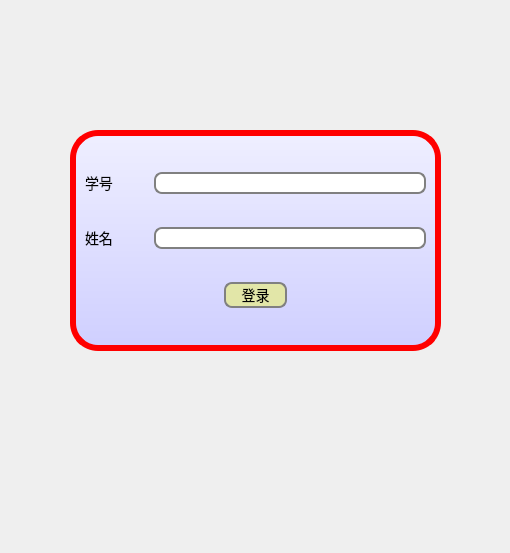
<?xml version="1.0" encoding="UTF-8"?>
<ui version="4.0">
 <class>Widget</class>
 <widget class="QWidget" name="Widget">
  <property name="geometry">
   <rect>
    <x>0</x>
    <y>0</y>
    <width>510</width>
    <height>553</height>
   </rect>
  </property>
  <property name="windowTitle">
   <string>Widget</string>
  </property>
  <property name="styleSheet">
   <string notr="true">*{
font-size:14px;
color:black;
font-family:&quot;微软雅黑&quot;;
}
QLineEdit {
border: 2px solid gray;
border-radius: 8px;
}
QPushButton {
background:rgb(226,230,168);
color:black;	
border: 2px solid gray;
border-radius: 8px; 
}
QFrame { 
background: QLinearGradient(x1:0, y1:0, x2:0, y2:1, stop:0 #efefff, stop:1 #cfcfff);
border: 6px solid red;
border-radius: 28px;
}
QLabel{
border: 0px;
background:transparent;
}
</string>
  </property>
  <widget class="QFrame" name="frame">
   <property name="geometry">
    <rect>
     <x>70</x>
     <y>130</y>
     <width>371</width>
     <height>221</height>
    </rect>
   </property>
   <property name="frameShape">
    <enum>QFrame::StyledPanel</enum>
   </property>
   <property name="frameShadow">
    <enum>QFrame::Raised</enum>
   </property>
   <layout class="QGridLayout" name="gridLayout">
    <item row="1" column="1" colspan="4">
     <widget class="QLineEdit" name="lineEdit_2"/>
    </item>
    <item row="0" column="1" colspan="4">
     <widget class="QLineEdit" name="lineEdit"/>
    </item>
    <item row="1" column="0">
     <widget class="QLabel" name="label_2">
      <property name="text">
       <string>姓名</string>
      </property>
     </widget>
    </item>
    <item row="0" column="0">
     <widget class="QLabel" name="label">
      <property name="text">
       <string>学号</string>
      </property>
     </widget>
    </item>
    <item row="2" column="2">
     <widget class="QPushButton" name="pushButton">
      <property name="text">
       <string>  登录  </string>
      </property>
     </widget>
    </item>
   </layout>
  </widget>
 </widget>
 <resources/>
 <connections/>
</ui>
